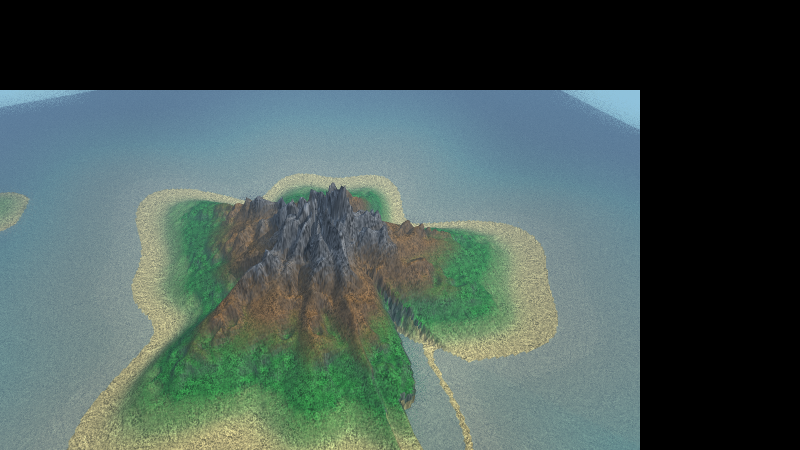
#> input picture tmp/w3a-evidence/base_atmosphere.png, 1600 x 900 px, found by its file name (shown at 1/2 size); the run also reads 1 picture not shown here
$ python diff_analysis6.py
#> lines starting #> are read from the running program, lines starting #| are printed output that depends on the picture; after the words box and inside, x2 and y2 are one past the last pixel; in counts of white or black regions, pixels touching at a corner belong together
import numpy as np
from PIL import Image

def load(p):
#> called with p = 'tmp/w3a-evidence/base_atmosphere.png'
    return np.asarray(Image.open(p).convert("RGB"), dtype=np.float64)

base_atm = load("tmp/w3a-evidence/base_atmosphere.png")
w3a_atm  = load("tmp/w3a-evidence/w3a_atmosphere.png")
d = base_atm - w3a_atm
dmax = np.abs(d).max(axis=2)
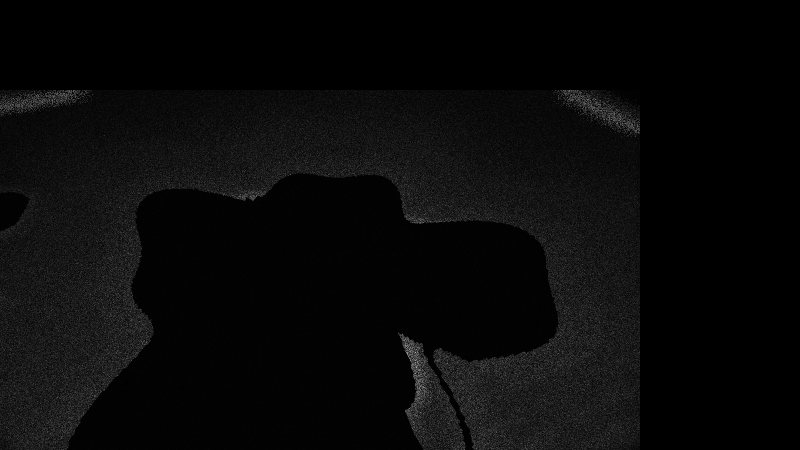
#> dmax: shape (900, 1600) float64 (shown at 1/2 size); min 0, max 79, mean 2.9; drawn with min black and max white
H, W = dmax.shape
#> H = 900; W = 1600

# ground-truth silhouette: island body. Detect by terrain darkness/color in BASE image.
# The island is the central mass. Use a coarse approach: brightness.
R,G,B = base_atm[:,:,0], base_atm[:,:,1], base_atm[:,:,2]
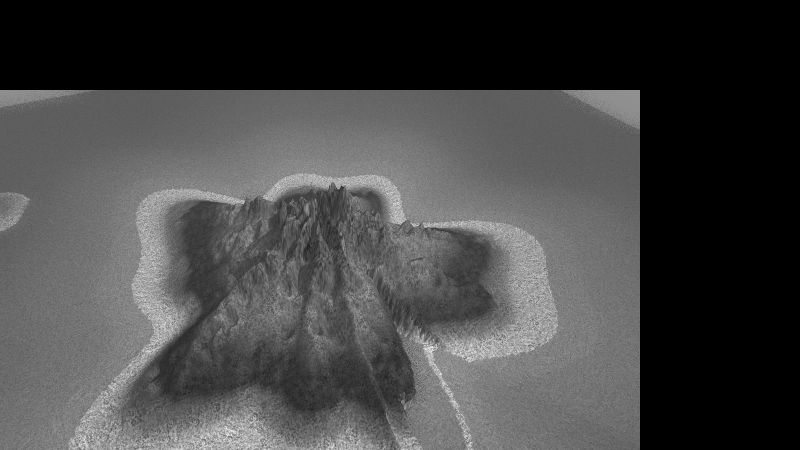
#> R: shape (900, 1600) float64 (shown at 1/2 size); min 0, max 255, mean 69.5
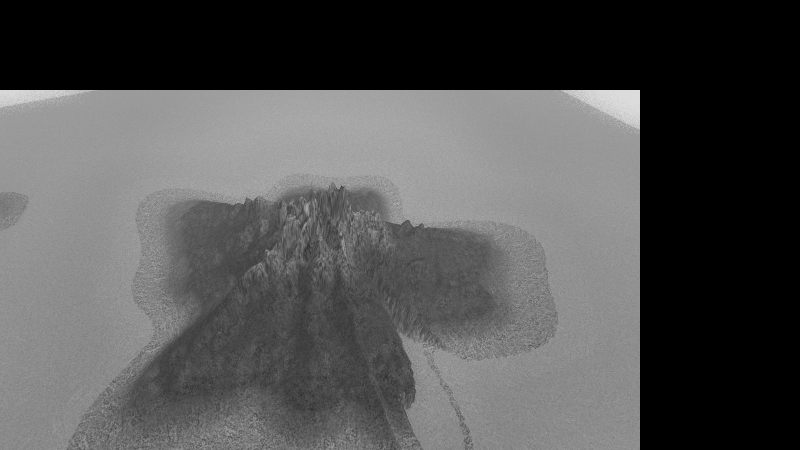
#> B: shape (900, 1600) float64 (shown at 1/2 size); min 0, max 220, mean 81.9
# water/sky = bright, blue-ish. terrain = darker, varied.
bright = base_atm.mean(axis=2)
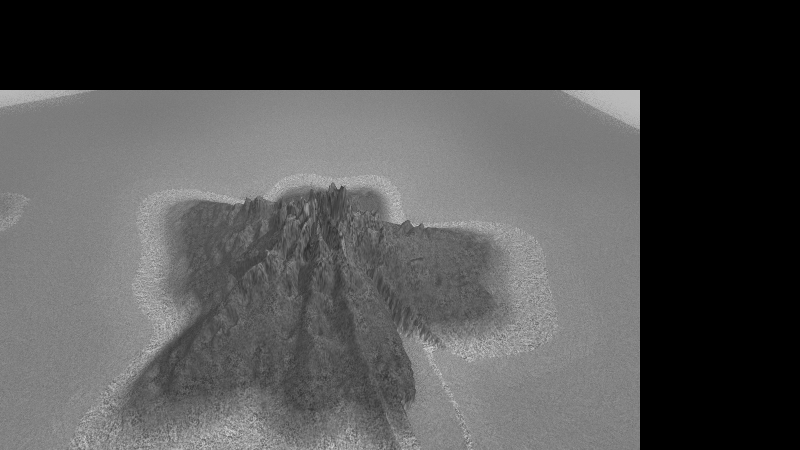
#> bright: shape (900, 1600) float64 (shown at 1/2 size); min 0, max 231.7, mean 79
waterish = (B > R) & (bright > 90)   # blue-dominant bright = water/sky
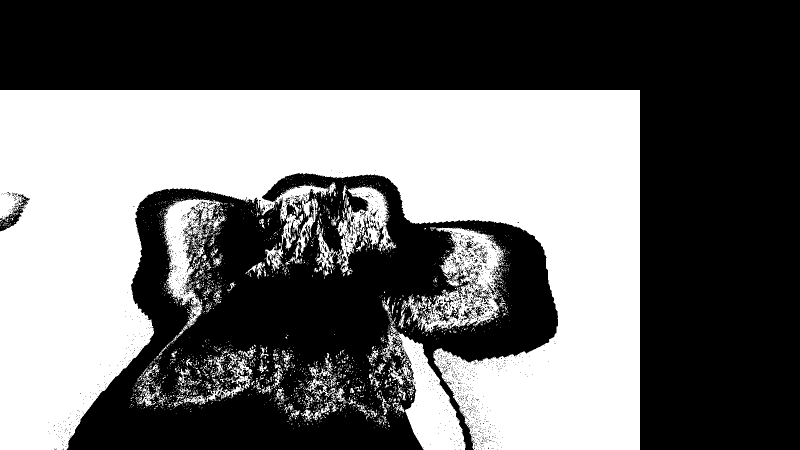
#> waterish: shape (900, 1600) bool (shown at 1/2 size); 42.4% white; 2462 white regions (2317 under 20 px), largest, box (x1, y1, x2, y2) and area: (0, 180, 1280, 900) 532802, (761, 651, 931, 900) 16648, (815, 455, 1009, 666) 16180
island = ~waterish
island[:180,:] = False      # remove sky (top)
#> island: shape (900, 1600) bool; 37.6% white; 1915 white regions (1857 under 20 px), largest, box (x1, y1, x2, y2) and area: (133, 346, 1116, 900) 303364, (1280, 180, 1600, 900) 230400, (0, 388, 60, 463) 1194
island[:, 1280:] = False    # remove black letterbox right border
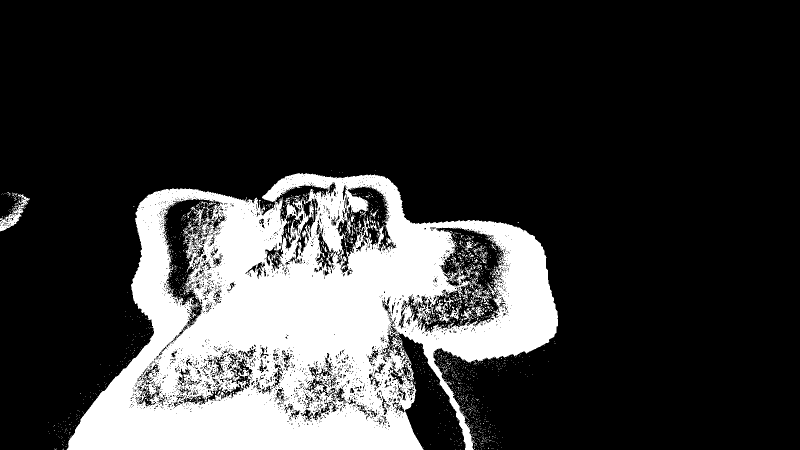
#> island: shape (900, 1600) bool (shown at 1/2 size); 21.6% white; 1914 white regions (1857 under 20 px), largest, box (x1, y1, x2, y2) and area: (133, 346, 1116, 900) 303364, (0, 388, 60, 463) 1194, (870, 595, 908, 646) 560
# fill: also exclude the small dark clusters that are just shadow? keep all non-water below y=180

print("island(terrain) pixel count:", island.sum(), f"({np.mean(island)*100:.1f}% frame)")
#| island(terrain) pixel count: 311751 (21.6% frame)
water = (~island)
water[:180,:]=False; water[:,1280:]=False
#> after `water[:180, :] = False`: water: shape (900, 1600) bool; 58.4% white; 1915 black regions (1857 under 20 px), largest, box (x1, y1, x2, y2) and area: (133, 346, 1116, 900) 303364, (0, 0, 1600, 180) 288000, (0, 388, 60, 463) 1194

def stat(mask, label):
#> called with label = 'terrain/island'
    d_ = dmax[mask]
    print(f"  [{label}] n={mask.sum()}  meanAbs={np.abs(d[mask]).mean():.4f}  "
          f"%>8={np.mean(d_>8)*100:.3f}%  %<=1={np.mean(d_<=1)*100:.3f}%  max={d_.max():.2f}")
#|   [terrain/island] n=311751  meanAbs=0.5552  %>8=0.366%  %<=1=95.551%  max=79.00

print("\n=== diff by terrain vs water (color-based, y>=180) ===")
stat(island, "terrain/island")
stat(water,  "water+wave")
#|   [water+wave] n=609849  meanAbs=5.2692  %>8=27.302%  %<=1=20.926%  max=70.00

# signed zero-mean check on the whole diff
print("\n=== zero-mean check (whole frame, y>=180) ===")
sel = d[180:,:1280,:]
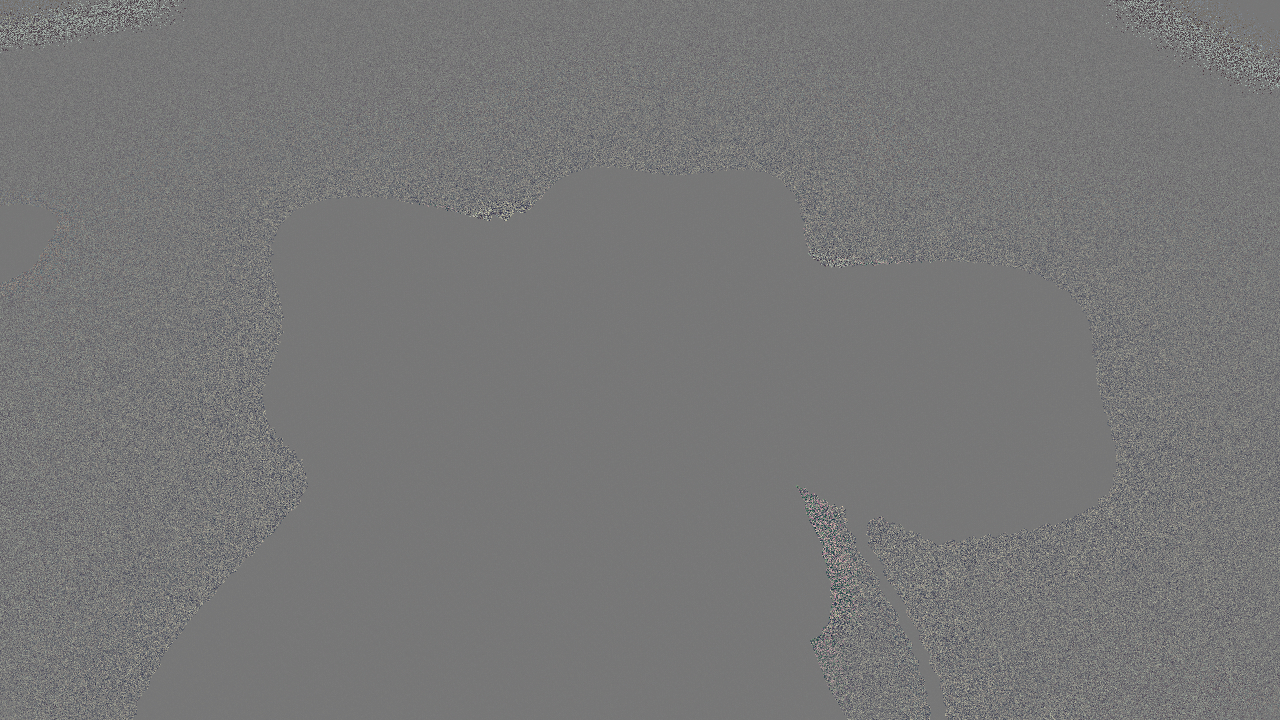
#> sel: shape (720, 1280, 3) float64; mean R, G, B 0, 0, 0; drawn with min black and max white
print(f"  signed diff mean: {sel.mean():+.4f}  (per-channel:")
#|   signed diff mean: -0.0041  (per-channel:
for i,c in enumerate("RGB"):
    print(f"    {c}: {sel[:,:,i].mean():+.5f}")
#> this loop made 3 passes
#|     R: -0.02112
#|     G: -0.00684
#|     B: +0.01579
